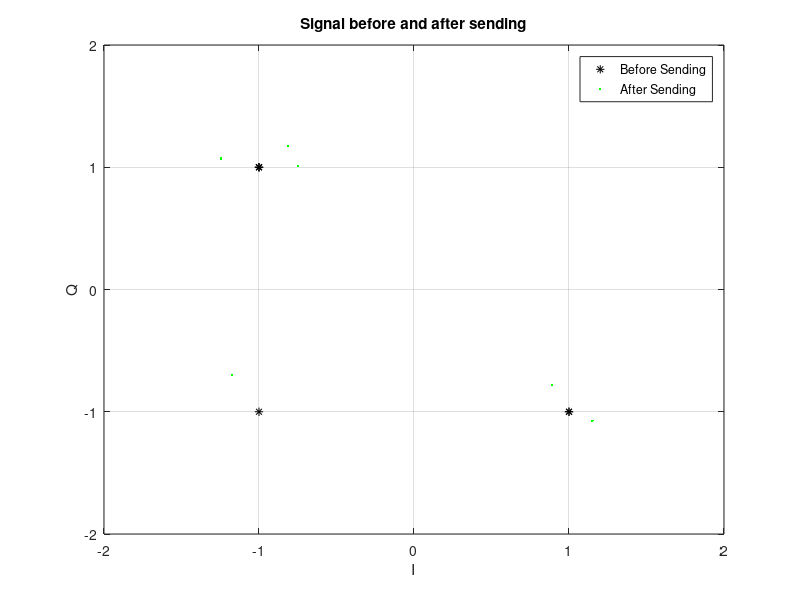

MATLAB code to generate this figure:
clear all;
close all;
%clf;

%---------------- Initial Parameters ----------------

choice1 = menu ("Which number of bits in the bitstream do you want?", "12", "64", "102", "1020", "10200"); %number of bits in the FIFO
if choice1 == 1
  n = 12;
elseif choice1 == 2
  n = 64;
elseif choice1 == 3
  n = 102;
elseif choice1 == 4
  n = 1020;
elseif choice1 == 5
  n = 10200;
endif

choice2 = menu ("Which QAM do you want to use?", "4", "16", "64");  %number of symbols in the constellation
if choice2 == 1
  M = 4;
elseif choice2 == 2
  M = 16;
elseif choice2 == 3
  M = 64;
endif
k = log2(M); %number of bits in one symbol
w = 2*pi*10;  % angular frequency

if mod(n, k) ~= 0
    error('numberOfBits must be a multiple of log2(M).');
end

%----------------Creation of the bitstream ---------

dataIn = randi(2,n,1) - 1;  % Generate vector of binary data

%stem(dataIn,"filled");
%title('Random Bits');
%xlabel('Bit Index');
%ylabel('Binary Value');

%----------------- QAM Mapper --------------------

numberOfSymbols = length(dataIn)/k; %number of symbols in the FIFO

% Define mapping table applying Gray mapping

if M == 4
  mappingTable(1) =  1 + 1*j;
  mappingTable(2) = -1 + 1*j;
  mappingTable(3) =  1 - 1*j;
  mappingTable(4) = -1 - 1*j;

elseif M == 16
  mappingTable(1:4) = -3;
  mappingTable(5:8) = -1;
  mappingTable(9:12) = +3;
  mappingTable(13:16) = +1;
  for i = 0:15
    if mod(i,4) == 0
      mappingTable(i+1) = mappingTable(i+1) -3*j;
    elseif mod(i+3,4) == 0
      mappingTable(i+1) = mappingTable(i+1) -1*j;
    elseif mod(i+1,4) == 0
      mappingTable(i+1) = mappingTable(i+1) +1*j;
    elseif mod(i+2,8) == 0
      mappingTable(i+1) = mappingTable(i+1) +3*j;
    endif
  endfor
    
  
elseif M == 64
  mappingTable(1:8)   = + 7*j;
  mappingTable(9:16)  = + 5*j;
  mappingTable(17:24) = + 1*j;
  mappingTable(25:32) = + 3*j;
  mappingTable(33:40) = - 7*j;
  mappingTable(41:48) = - 5*j;
  mappingTable(49:56) = - 1*j;
  mappingTable(57:64) = - 3*j;
  
  for i = 0:63
    if mod(i+2,8) == 0
      mappingTable(i+1) = mappingTable(i+1) +1;
    elseif mod(i+1,8) == 0
      mappingTable(i+1) = mappingTable(i+1) +3;
    elseif mod(i+3,8) == 0
      mappingTable(i+1) = mappingTable(i+1) +5;
    elseif mod(i+4,8) == 0
      mappingTable(i+1) = mappingTable(i+1) +7;
    elseif mod(i+6,8) == 0
      mappingTable(i+1) = mappingTable(i+1) -1;
    elseif mod(i+5,8) == 0
      mappingTable(i+1) = mappingTable(i+1) -3;
    elseif mod(i+7,8) == 0
      mappingTable(i+1) = mappingTable(i+1) -5;
    elseif mod(i,8) == 0
      mappingTable(i+1) = mappingTable(i+1) -7;
    endif
  endfor
endif

mappedSymbols = zeros(1, numberOfSymbols);

% Map bits to symbols
for i = 1:k:length(dataIn)
   
    symbolBits = dataIn(i:i+k-1);
    
    if M == 4
      symbolIndex = 2^1 * symbolBits(1) + 2^0 * symbolBits(2);
    elseif M == 16
      symbolIndex = 2^3 * symbolBits(1) + 2^2 * symbolBits(2) + 2^1 * symbolBits(3) + 2^0 * symbolBits(4);
    elseif M == 64
      symbolIndex = 2^5 * symbolBits(1) + 2^4 * symbolBits(2) + 2^3 * symbolBits(3) + 2^2 * symbolBits(4) +  2^1 * symbolBits(5) + 2^0 * symbolBits(6);
    endif

     % Mapping
    mappedSymbols((i - 1)/k + 1) = mappingTable( symbolIndex + 1);
endfor

%------------------------------Construction and plot of the signal-----------

signal = mappedSymbols;

t = 0:1/k:length(dataIn)/(k*k)-1/k;
modulation = real(signal).*cos(w.*t) + imag(signal).*sin(w.*t);

%--------------------------------Channel with noise addition----------------

EbNo = 10;
numSamplesPerSymbol = 1;    % Oversampling factor
snr = EbNo + 10*log10(k) - 10*log10(numSamplesPerSymbol);

signalAfter = awgn(signal,snr,'measured');

%----------------------------- Deconstruction of the signal and plot of the received signal--------------

sPlotFig = scatterplot(signal,1,0,'k*');
hold on
scatterplot(signalAfter,1,0,'g.', sPlotFig);
grid;
xlabel('I');
ylabel('Q');
if M == 4
  axis([-2 2 -2 2]);
elseif M == 16
  axis([-4 4 -4 4]);
elseif M == 64
  axis([-8 8 -8 8]);
endif
title('Signal before and after sending');
legend('Before Sending','After Sending');

phi = 0;

signalAfterDeconstructionI = signalAfter.*cos(w*t + phi);
signalAfterDeconstructionQ = signalAfter.*sin(w*t + phi);

%-------------------------------FIR-------------------------------------------

% Low pass filtering with a Butterworth filter
[b,a]=butter(2,0.4);
Yi=filter(b,a,signalAfterDeconstructionI);
Yk=filter(b,a,signalAfterDeconstructionQ);

%----------------------------- QAM demapper -------------------------------

%receivedSignal = Yi + j*Yk;
%for i = 1:length(receivedSignal)
%  [mindiff minIndex] = min(receivedSignal(i) - mappingTable);
%  symbolIndex = minIndex - 1;
%  bitString = dec2bin(symbolIndex, 4);
%end
%
%  receivedBits((i-1)*4 + 1) = str2double(bitString(1));
%  receivedBits((i-1)*4 + 2) = str2double(bitString(2));
%  receivedBits((i-1)*4 + 3) = str2double(bitString(3));
%  receivedBits((i-1)*4 + 4) = str2double(bitString(4));
%receivedBits = zeros(1, numberOfBits / 4);

